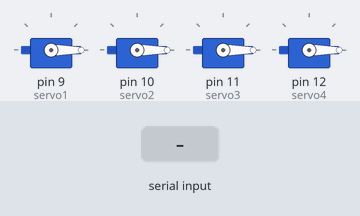
A sketch run on a simulated Arduino Uno, built with avr-gcc and run on an emulated ATmega328P. On the bench: 4 × servo. Inputs (shaded band) come from the test bench.

Above: at 1.2 s.
1.3 s: "90,45,200,10\n" received over Serial
At 2.5 s:
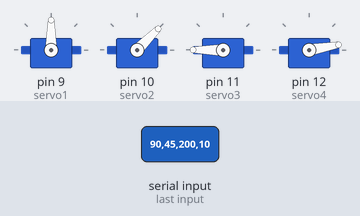
2.8 s: "30,150,10,200\n" received over Serial
At 3.8 s:
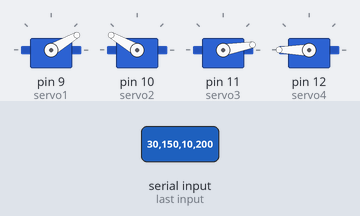
Timing chart, 0 to 5.8 s (numbered marks = the images above; inputs shaded):
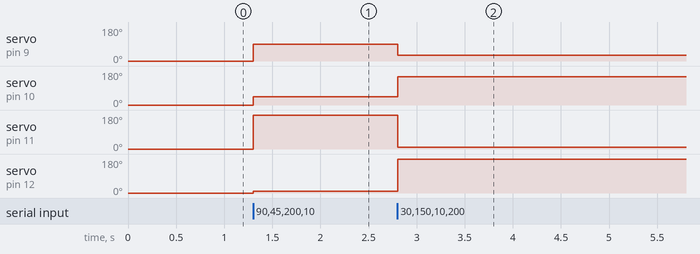

The sketch:

control.ino
```cpp
#include <Servo.h>

// Servo setup
Servo servo1, servo2, servo3, servo4;

void setup() {
  Serial.begin(115200); // Fast communication

  // Apne pins yahan set karein
  servo1.attach(9);  // Index
  servo2.attach(10); // Middle
  servo3.attach(11); // Ring
  servo4.attach(12); // Pinky

  // Initial Position: Hand Open (0 deg)
  servo1.write(0);
  servo2.write(0);
  servo3.write(0);
  servo4.write(0);
}

void loop() {
  if (Serial.available() > 0) {
    // Read numbers from string (e.g., "180,90,45,0")
    int val1 = Serial.parseInt();
    int val2 = Serial.parseInt();
    int val3 = Serial.parseInt();
    int val4 = Serial.parseInt();

    // Jab newline '\n' mile tab execute karein
    if (Serial.read() == '\n') {
      servo1.write(val1);
      servo2.write(val2);
      servo3.write(val3);
      servo4.write(val4);
    }
  }
}
```

Measured:
- after the input at 1.3 s, servo on pin 9 (servo1): 0° → 90° at once; servo on pin 10 (servo2): 0° → 45° at once; servo on pin 11 (servo3): 0° → 180° at once; servo on pin 12 (servo4): 0° → 10° at once
- after the input at 2.8 s, servo on pin 9 (servo1): 90° → 30° at once; servo on pin 10 (servo2): 45° → 150° at once; servo on pin 11 (servo3): 180° → 10° at once; servo on pin 12 (servo4): 10° → 180° at once
